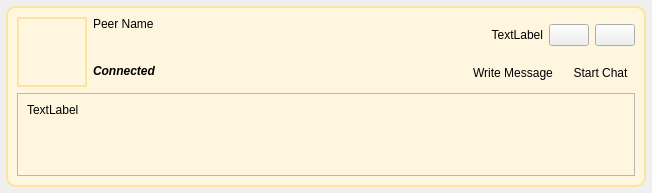
<?xml version="1.0" encoding="UTF-8"?>
<ui version="4.0">
 <class>ChatMsgItem</class>
 <widget class="QWidget" name="ChatMsgItem">
  <property name="geometry">
   <rect>
    <x>0</x>
    <y>0</y>
    <width>652</width>
    <height>193</height>
   </rect>
  </property>
  <property name="windowTitle">
   <string>Form</string>
  </property>
  <layout class="QGridLayout">
   <property name="margin">
    <number>6</number>
   </property>
   <item row="0" column="0">
    <widget class="QFrame" name="frame">
     <property name="sizePolicy">
      <sizepolicy hsizetype="Expanding" vsizetype="Preferred">
       <horstretch>0</horstretch>
       <verstretch>0</verstretch>
      </sizepolicy>
     </property>
     <property name="styleSheet">
      <string notr="true">QFrame#frame{border: 2px solid #FCE5A1;
         background-color:  #FEF6DE;
border-radius: 10px}</string>
     </property>
     <property name="frameShape">
      <enum>QFrame::StyledPanel</enum>
     </property>
     <property name="frameShadow">
      <enum>QFrame::Raised</enum>
     </property>
     <layout class="QGridLayout" name="gridLayout_3">
      <item row="0" column="0" rowspan="2">
       <layout class="QGridLayout" name="gridLayout">
        <item row="0" column="0" rowspan="2">
         <widget class="QLabel" name="avatar_label">
          <property name="minimumSize">
           <size>
            <width>70</width>
            <height>70</height>
           </size>
          </property>
          <property name="maximumSize">
           <size>
            <width>70</width>
            <height>70</height>
           </size>
          </property>
          <property name="styleSheet">
           <string notr="true">QLabel#avatar_label{border: 2px solid #FCE5A1;

}</string>
          </property>
          <property name="text">
           <string/>
          </property>
          <property name="margin">
           <number>0</number>
          </property>
         </widget>
        </item>
        <item row="0" column="1">
         <widget class="QLabel" name="peernameLabel">
          <property name="styleSheet">
           <string notr="true"/>
          </property>
          <property name="text">
           <string>Peer Name</string>
          </property>
          <property name="alignment">
           <set>Qt::AlignLeading|Qt::AlignLeft|Qt::AlignTop</set>
          </property>
         </widget>
        </item>
        <item row="1" column="1">
         <widget class="QLabel" name="titleLabel">
          <property name="sizePolicy">
           <sizepolicy hsizetype="Minimum" vsizetype="Minimum">
            <horstretch>0</horstretch>
            <verstretch>0</verstretch>
           </sizepolicy>
          </property>
          <property name="font">
           <font>
            <weight>75</weight>
            <italic>true</italic>
            <bold>true</bold>
           </font>
          </property>
          <property name="text">
           <string>Connected</string>
          </property>
          <property name="alignment">
           <set>Qt::AlignLeading|Qt::AlignLeft|Qt::AlignVCenter</set>
          </property>
         </widget>
        </item>
       </layout>
      </item>
      <item row="0" column="1">
       <layout class="QHBoxLayout" name="horizontalLayout_2">
        <item>
         <spacer name="horizontalSpacer">
          <property name="orientation">
           <enum>Qt::Horizontal</enum>
          </property>
          <property name="sizeHint" stdset="0">
           <size>
            <width>190</width>
            <height>13</height>
           </size>
          </property>
         </spacer>
        </item>
        <item>
         <widget class="QLabel" name="lastLabel">
          <property name="sizePolicy">
           <sizepolicy hsizetype="MinimumExpanding" vsizetype="Preferred">
            <horstretch>0</horstretch>
            <verstretch>0</verstretch>
           </sizepolicy>
          </property>
          <property name="text">
           <string>TextLabel</string>
          </property>
          <property name="alignment">
           <set>Qt::AlignRight|Qt::AlignTrailing|Qt::AlignVCenter</set>
          </property>
         </widget>
        </item>
        <item>
         <widget class="QPushButton" name="expandButton">
          <property name="sizePolicy">
           <sizepolicy hsizetype="Fixed" vsizetype="Fixed">
            <horstretch>0</horstretch>
            <verstretch>0</verstretch>
           </sizepolicy>
          </property>
          <property name="toolTip">
           <string>Expand</string>
          </property>
          <property name="text">
           <string/>
          </property>
          <property name="icon">
           <iconset resource="../images.qrc">
            <normaloff>:/images/edit_add24.png</normaloff>:/images/edit_add24.png</iconset>
          </property>
         </widget>
        </item>
        <item>
         <widget class="QPushButton" name="clearButton">
          <property name="sizePolicy">
           <sizepolicy hsizetype="Fixed" vsizetype="Fixed">
            <horstretch>0</horstretch>
            <verstretch>0</verstretch>
           </sizepolicy>
          </property>
          <property name="toolTip">
           <string>Remove Item</string>
          </property>
          <property name="text">
           <string/>
          </property>
          <property name="icon">
           <iconset resource="../images.qrc">
            <normaloff>:/images/close_normal.png</normaloff>:/images/close_normal.png</iconset>
          </property>
         </widget>
        </item>
       </layout>
      </item>
      <item row="1" column="1">
       <layout class="QHBoxLayout" name="horizontalLayout_3">
        <item>
         <spacer>
          <property name="orientation">
           <enum>Qt::Horizontal</enum>
          </property>
          <property name="sizeType">
           <enum>QSizePolicy::Preferred</enum>
          </property>
          <property name="sizeHint" stdset="0">
           <size>
            <width>388</width>
            <height>21</height>
           </size>
          </property>
         </spacer>
        </item>
        <item>
         <widget class="QToolButton" name="msgButton">
          <property name="sizePolicy">
           <sizepolicy hsizetype="Fixed" vsizetype="Fixed">
            <horstretch>0</horstretch>
            <verstretch>0</verstretch>
           </sizepolicy>
          </property>
          <property name="toolTip">
           <string>Send Mail</string>
          </property>
          <property name="text">
           <string>Write Message</string>
          </property>
          <property name="icon">
           <iconset resource="../images.qrc">
            <normaloff>:/images/mail_send.png</normaloff>:/images/mail_send.png</iconset>
          </property>
          <property name="toolButtonStyle">
           <enum>Qt::ToolButtonTextBesideIcon</enum>
          </property>
          <property name="autoRaise">
           <bool>true</bool>
          </property>
         </widget>
        </item>
        <item>
         <widget class="QToolButton" name="chatButton">
          <property name="sizePolicy">
           <sizepolicy hsizetype="Fixed" vsizetype="Fixed">
            <horstretch>0</horstretch>
            <verstretch>0</verstretch>
           </sizepolicy>
          </property>
          <property name="toolTip">
           <string>Chat</string>
          </property>
          <property name="text">
           <string>Start Chat</string>
          </property>
          <property name="icon">
           <iconset resource="../images.qrc">
            <normaloff>:/images/chat.png</normaloff>:/images/chat.png</iconset>
          </property>
          <property name="toolButtonStyle">
           <enum>Qt::ToolButtonTextBesideIcon</enum>
          </property>
          <property name="autoRaise">
           <bool>true</bool>
          </property>
         </widget>
        </item>
       </layout>
      </item>
      <item row="2" column="0" colspan="2">
       <widget class="QFrame" name="expandFrame">
        <property name="frameShape">
         <enum>QFrame::StyledPanel</enum>
        </property>
        <property name="frameShadow">
         <enum>QFrame::Raised</enum>
        </property>
        <layout class="QGridLayout" name="gridLayout_2">
         <item row="1" column="0">
          <spacer name="verticalSpacer">
           <property name="orientation">
            <enum>Qt::Vertical</enum>
           </property>
           <property name="sizeHint" stdset="0">
            <size>
             <width>20</width>
             <height>40</height>
            </size>
           </property>
          </spacer>
         </item>
         <item row="0" column="0">
          <widget class="QLabel" name="chatText_label">
           <property name="text">
            <string>TextLabel</string>
           </property>
          </widget>
         </item>
        </layout>
       </widget>
      </item>
     </layout>
    </widget>
   </item>
  </layout>
 </widget>
 <resources>
  <include location="../images.qrc"/>
  <include location="../images.qrc"/>
 </resources>
 <connections/>
</ui>
